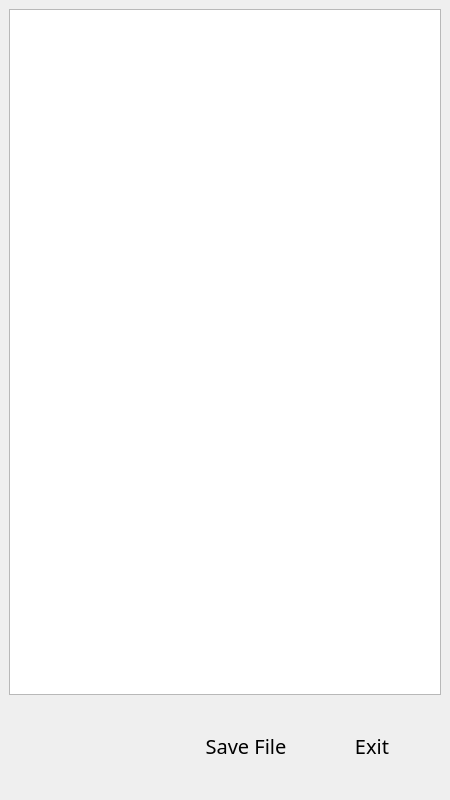
<?xml version="1.0" encoding="UTF-8"?>
<ui version="4.0">
 <class>MainWindow</class>
 <widget class="QMainWindow" name="MainWindow">
  <property name="geometry">
   <rect>
    <x>0</x>
    <y>0</y>
    <width>450</width>
    <height>800</height>
   </rect>
  </property>
  <property name="minimumSize">
   <size>
    <width>450</width>
    <height>800</height>
   </size>
  </property>
  <property name="windowTitle">
   <string>Student Note (beta)</string>
  </property>
  <widget class="QWidget" name="centralwidget">
   <layout class="QVBoxLayout" name="verticalLayout">
    <item>
     <widget class="QWidget" name="widget" native="true">
      <layout class="QVBoxLayout" name="verticalLayout_2">
       <property name="leftMargin">
        <number>0</number>
       </property>
       <property name="topMargin">
        <number>0</number>
       </property>
       <property name="rightMargin">
        <number>0</number>
       </property>
       <property name="bottomMargin">
        <number>0</number>
       </property>
       <item>
        <widget class="QWidget" name="text_widget" native="true">
         <layout class="QHBoxLayout" name="horizontalLayout">
          <property name="leftMargin">
           <number>0</number>
          </property>
          <property name="topMargin">
           <number>0</number>
          </property>
          <property name="rightMargin">
           <number>0</number>
          </property>
          <property name="bottomMargin">
           <number>0</number>
          </property>
          <item>
           <widget class="QTextEdit" name="edt_text"/>
          </item>
         </layout>
        </widget>
       </item>
       <item>
        <widget class="QWidget" name="btn_widget" native="true">
         <property name="minimumSize">
          <size>
           <width>0</width>
           <height>90</height>
          </size>
         </property>
         <property name="maximumSize">
          <size>
           <width>16777215</width>
           <height>90</height>
          </size>
         </property>
         <layout class="QHBoxLayout" name="horizontalLayout_2">
          <item>
           <spacer name="horizontalSpacer">
            <property name="orientation">
             <enum>Qt::Horizontal</enum>
            </property>
            <property name="sizeHint" stdset="0">
             <size>
              <width>40</width>
              <height>20</height>
             </size>
            </property>
           </spacer>
          </item>
          <item>
           <widget class="QPushButton" name="save_btn">
            <property name="minimumSize">
             <size>
              <width>120</width>
              <height>50</height>
             </size>
            </property>
            <property name="maximumSize">
             <size>
              <width>120</width>
              <height>16777215</height>
             </size>
            </property>
            <property name="font">
             <font>
              <family>Monaco</family>
              <pointsize>15</pointsize>
             </font>
            </property>
            <property name="styleSheet">
             <string notr="true">QPushButton {
	border:none;
}

QPushButton:hover {
	border-radius:6px;
	border:7px;
	
	border-color: rgb(64, 58, 232);
	
	background-color: rgb(85, 81, 181);
}</string>
            </property>
            <property name="text">
             <string>Save File</string>
            </property>
           </widget>
          </item>
          <item>
           <widget class="QPushButton" name="ext_btn">
            <property name="minimumSize">
             <size>
              <width>120</width>
              <height>50</height>
             </size>
            </property>
            <property name="maximumSize">
             <size>
              <width>120</width>
              <height>16777215</height>
             </size>
            </property>
            <property name="font">
             <font>
              <family>Monaco</family>
              <pointsize>15</pointsize>
             </font>
            </property>
            <property name="styleSheet">
             <string notr="true">QPushButton {
	border:none;
}

QPushButton:hover {
	border-radius:6px;
	border:7px;
	
	background-color: rgb(204, 57, 72);
	border-color: rgb(255, 20, 45);

}</string>
            </property>
            <property name="text">
             <string>Exit</string>
            </property>
           </widget>
          </item>
         </layout>
        </widget>
       </item>
      </layout>
     </widget>
    </item>
   </layout>
  </widget>
 </widget>
 <resources/>
 <connections/>
</ui>
